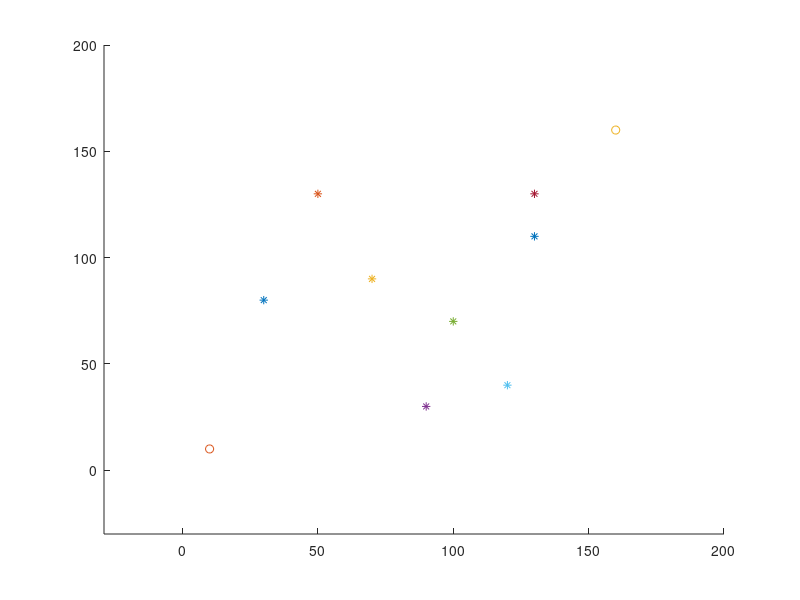

The MATLAB script that drew this image: (Note: this script raises an error after producing the figure.)
global idx;
global ridx;
global fidx;

start_node = [10,10,0,0,0,0,0,0];
end_node   = [160,160,0,0,0,0,0,0];
radiotower=[30,80;
            50,130;
            70,90;
            90,30;
            100,70;
            120,40;
            130,130;
            130,110]; 
Rl=length(radiotower(:,1));

height=[-30,200];
width=[1-30,200];
segment=30;
impossible = 1;
flag=0;

figure(1)
axis([width height]); hold on,
for i=1:Rl
    plot(radiotower(i,1),radiotower(i,2),'*');
end
plot(start_node(1),start_node(2),'o');
plot(end_node(1),end_node(2),'o');
hold on,
tree=[start_node];

Ctrand=[];
Clrand=[];
Cdrand=[];

Xcollect=[];
Ycollect=[];
Thcollect=[];
TMEcollect=[];


while norm([tree(end,1),tree(end,2)]-[end_node(1),end_node(2)])>28
%%
trand=round(length(radiotower(:,1))*rand());
if trand==0,
    trand=8;
end

if round(rand())==0
    lrand=-1;
else
    lrand=1;
end

drand=round(210*rand())+10;

Ctrand=[Ctrand;trand];
Clrand=[Clrand;lrand];
Cdrand=[Cdrand;drand];
%%
idx=1;
min=norm([end_node(1),end_node(2)]-[start_node(1),start_node(2)]);
for i=1:length(tree(:,1)),
   if norm([end_node(1),end_node(2)]-[tree(i,1),tree(i,2)]) < min,
      min=norm([end_node(1),end_node(2)]-[tree(i,1),tree(i,2)]);
      idx=i;
   end
end

[xRec, yRec, thRec, tAccu]=circumnivationMission7(tree(idx,1),tree(idx,2),tree(idx,3),...
    radiotower(trand,:),drand,lrand);
% Xcollect=[Xcollect;xRec];
% Ycollect=[Ycollect;yRec];
% Thcollect=[Thcollect;thRec];
% TMEcollect=[TMEcollect;tAccu];

%tree(end,6:8)=[trand,lrand,drand]
tree=[tree;xRec(end),yRec(end),thRec(end),tAccu(end),idx,trand,lrand,drand];

plot(xRec(end),yRec(end),'o');

end
[xRec, yRec, thRec, tAccu]=circumnivationMission10(tree(end,1),tree(end,2),tree(end,3),...
    radiotower(end-1,:),42.4624,-1);


path=[tree(end,:)];
parent=tree(end,5);
while parent > 0,
    path=[tree(parent,:);path];
    parent=tree(parent,5);
end
%path=[tree(1,:);path];

for i=1:length(path(:,1))-1
    [xRec, yRec, thRec, tAccu]=circumnivationMission9(path(i,1),path(i,2),path(i,3),...
    radiotower(path(i+1,6),:),path(i+1,8),path(i+1,7));
end

[xRec, yRec, thRec, tAccu]=circumnivationMission9(tree(end,1),tree(end,2),tree(end,3),...
    radiotower(end-1,:),42.4624,-1);
[xRec, yRec, thRec, tAccu]=circumnivationMission9(xRec(end),yRec(end),thRec(end),...
    radiotower(end-1,:),42.4624,-1);
[xRec, yRec, thRec, tAccu]=circumnivationMission9(xRec(end),yRec(end),thRec(end),...
    radiotower(end-1,:),42.4624,-1);
[xRec, yRec, thRec, tAccu]=circumnivationMission9(xRec(end),yRec(end),thRec(end),...
    radiotower(end-1,:),42.4624,-1);
[xRec, yRec, thRec, tAccu]=circumnivationMission9(xRec(end),yRec(end),thRec(end),...
    radiotower(end-1,:),42.4624,-1);
[xRec, yRec, thRec, tAccu]=circumnivationMission9(xRec(end),yRec(end),thRec(end),...
    radiotower(end-1,:),42.4624,-1);

